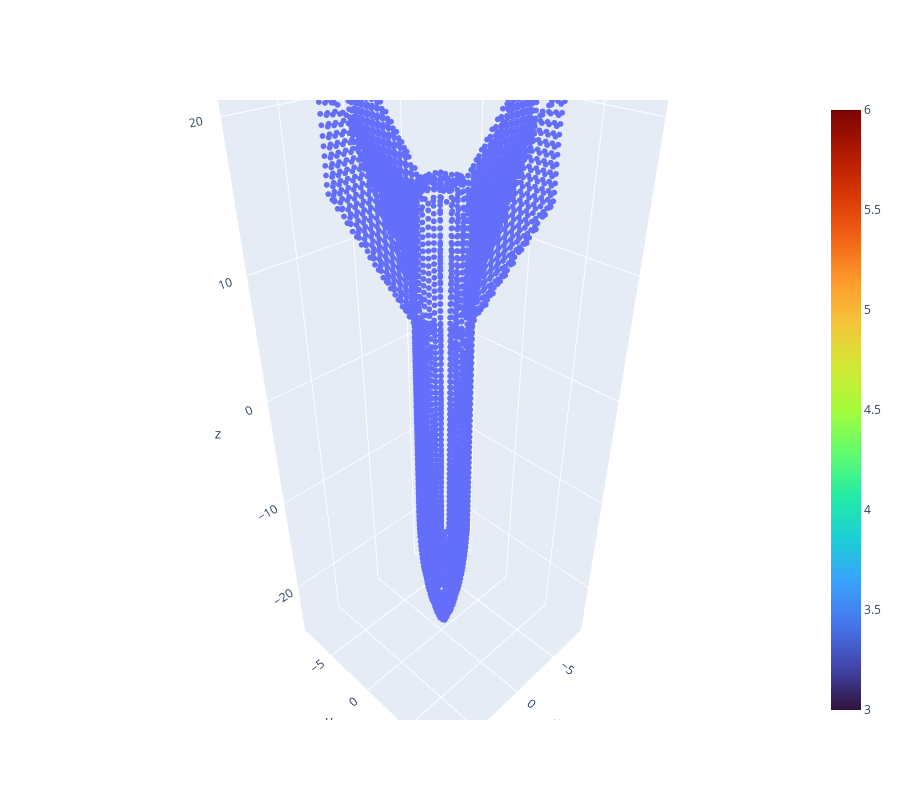

Write notebook code for a chart like this one.
### Code cell
test_graph = dataset[-1]

# graph_connectivity = torch.tensor(np.load(params.DATADIR+"/connectivity.npy"))

print_3D_graph(test_graph.pos, edges=None, color=None)

### Figure 1 — Plotly figure (JSON) as saved in the notebook; plotly's stock layout.template omitted (floating-point values rounded to 4 significant figures; data arrays with more than 128 entries replaced by an {"elided": "..."} marker saying what was removed)
{"data": [{"marker": {"colorscale": [[0, "#30123b"], [0.07143, "#4145ab"], [0.1429, "#4675ed"], [0.2143, "#39a2fc"], [0.2857, "#1bcfd4"], [0.3571, "#24eca6"], [0.4286, "#61fc6c"], [0.5, "#a4fc3b"], [0.5714, "#d1e834"], [0.6429, "#f3c63a"], [0.7143, "#fe9b2d"], [0.7857, "#f36315"], [0.8571, "#d93806"], [0.9286, "#b11901"], [1, "#7a0402"]], "showscale": true, "size": 2}, "mode": "markers", "showlegend": false, "type": "scatter3d", "x": {"elided": "3643 float values"}, "y": {"elided": "3643 float values"}, "z": {"elided": "3643 float values"}}], "layout": {"height": 800, "scene": {"aspectmode": "data"}, "width": 900}}
